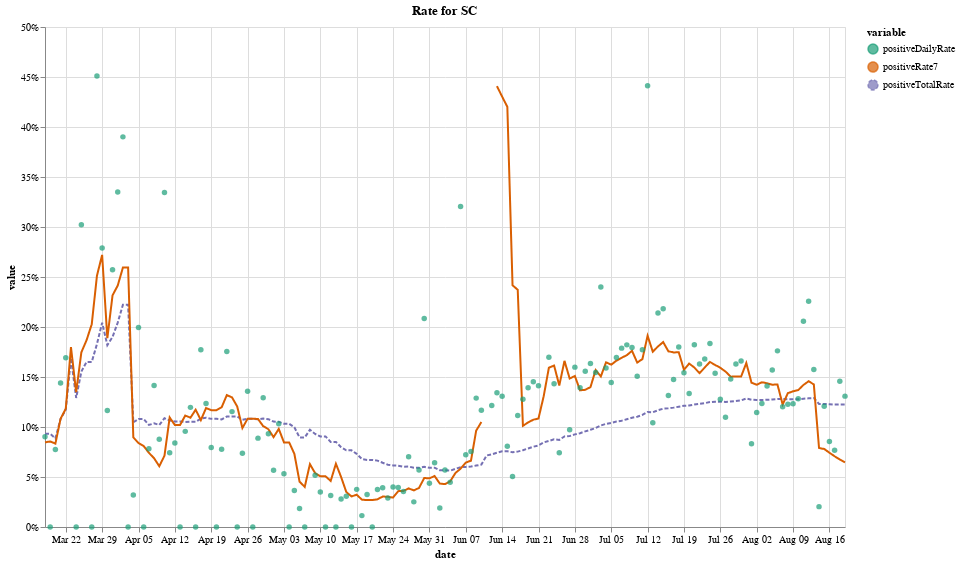

The notebook cell saved with this chart:
### Code cell
state_rate('SC')

### Figure 1 — Vega-Lite specification as saved in the notebook (floating-point values rounded to 4 significant figures; data arrays with more than 128 entries replaced by an {"elided": "..."} marker saying what was removed)
{"config": {"view": {"continuousWidth": 400, "continuousHeight": 300}}, "layer": [{"data": {"name": "data-6f988dd51e4817729c92483e979130d6"}, "mark": "line", "encoding": {"color": {"type": "ordinal", "field": "variable", "scale": {"scheme": "dark2"}}, "strokeDash": {"type": "nominal", "field": "variable"}, "x": {"type": "temporal", "field": "date", "title": "date"}, "y": {"type": "quantitative", "axis": {"format": "%"}, "field": "value"}}, "height": 500, "title": "Rate for SC", "width": 800}, {"data": {"name": "data-05c4e64e8b4a58e29c1df50620e0a3ea"}, "mark": "circle", "encoding": {"color": {"type": "ordinal", "field": "variable", "scale": {"scheme": "dark2"}}, "tooltip": [{"type": "temporal", "field": "date"}, {"type": "quantitative", "field": "value", "format": ".2%"}, {"type": "nominal", "field": "variable"}], "x": {"type": "temporal", "field": "date", "title": "date"}, "y": {"type": "quantitative", "axis": {"format": "%"}, "field": "value"}}, "height": 500, "title": "Positive Test Rates for SC", "width": 800}], "$schema": "https://vega.github.io/schema/vega-lite/v4.8.1.json", "datasets": {"data-6f988dd51e4817729c92483e979130d6": {"elided": "310 records"}, "data-05c4e64e8b4a58e29c1df50620e0a3ea": {"elided": "155 records"}}}
